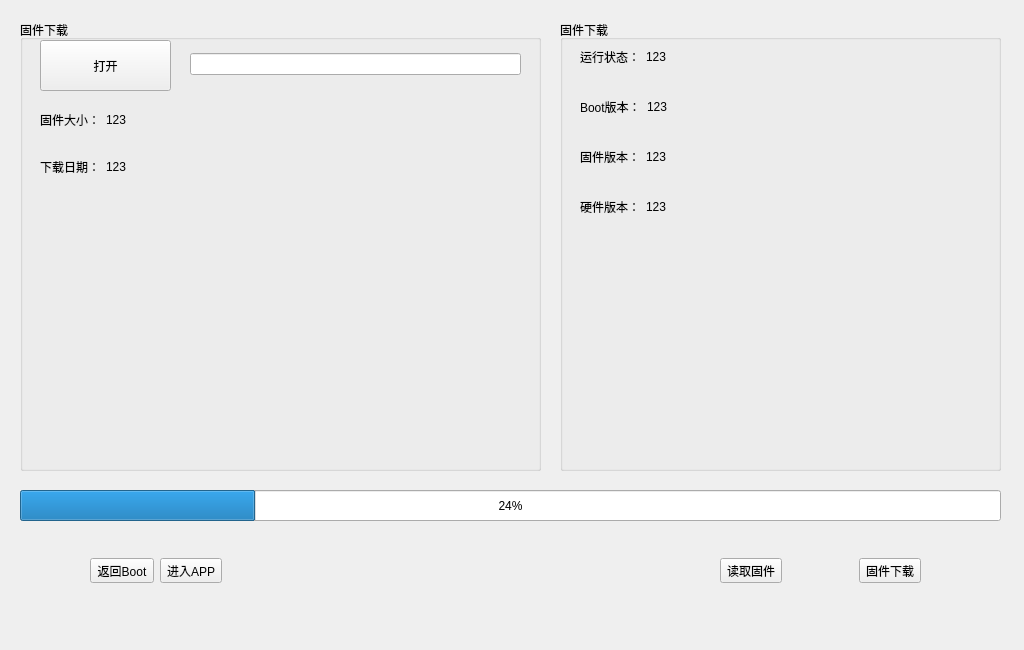
<?xml version="1.0" encoding="UTF-8"?>
<ui version="4.0">
 <class>SCFirmwareUpgrade</class>
 <widget class="QWidget" name="SCFirmwareUpgrade">
  <property name="geometry">
   <rect>
    <x>0</x>
    <y>0</y>
    <width>1024</width>
    <height>650</height>
   </rect>
  </property>
  <property name="windowTitle">
   <string>Form</string>
  </property>
  <widget class="QGroupBox" name="groupBox">
   <property name="geometry">
    <rect>
     <x>20</x>
     <y>20</y>
     <width>521</width>
     <height>451</height>
    </rect>
   </property>
   <property name="title">
    <string>固件下载</string>
   </property>
   <widget class="QToolButton" name="tbnOpenFile">
    <property name="geometry">
     <rect>
      <x>20</x>
      <y>20</y>
      <width>131</width>
      <height>51</height>
     </rect>
    </property>
    <property name="text">
     <string>打开</string>
    </property>
   </widget>
   <widget class="QWidget" name="">
    <property name="geometry">
     <rect>
      <x>170</x>
      <y>19</y>
      <width>331</width>
      <height>51</height>
     </rect>
    </property>
    <layout class="QGridLayout" name="gridLayout_5">
     <item row="1" column="0">
      <widget class="QLineEdit" name="leFileAddress"/>
     </item>
     <item row="0" column="0">
      <spacer name="verticalSpacer">
       <property name="orientation">
        <enum>Qt::Vertical</enum>
       </property>
       <property name="sizeHint" stdset="0">
        <size>
         <width>20</width>
         <height>40</height>
        </size>
       </property>
      </spacer>
     </item>
     <item row="2" column="0">
      <spacer name="verticalSpacer_2">
       <property name="orientation">
        <enum>Qt::Vertical</enum>
       </property>
       <property name="sizeHint" stdset="0">
        <size>
         <width>20</width>
         <height>40</height>
        </size>
       </property>
      </spacer>
     </item>
    </layout>
   </widget>
   <widget class="QWidget" name="">
    <property name="geometry">
     <rect>
      <x>20</x>
      <y>83</y>
      <width>191</width>
      <height>34</height>
     </rect>
    </property>
    <layout class="QGridLayout" name="gridLayout_6">
     <item row="1" column="1">
      <widget class="QLabel" name="lbFirmwareSize">
       <property name="text">
        <string>123</string>
       </property>
      </widget>
     </item>
     <item row="1" column="0">
      <widget class="QLabel" name="label">
       <property name="text">
        <string>固件大小：</string>
       </property>
      </widget>
     </item>
     <item row="0" column="1">
      <spacer name="verticalSpacer_7">
       <property name="orientation">
        <enum>Qt::Vertical</enum>
       </property>
       <property name="sizeHint" stdset="0">
        <size>
         <width>20</width>
         <height>40</height>
        </size>
       </property>
      </spacer>
     </item>
     <item row="1" column="2">
      <spacer name="horizontalSpacer_13">
       <property name="orientation">
        <enum>Qt::Horizontal</enum>
       </property>
       <property name="sizeHint" stdset="0">
        <size>
         <width>40</width>
         <height>20</height>
        </size>
       </property>
      </spacer>
     </item>
     <item row="2" column="1">
      <spacer name="verticalSpacer_8">
       <property name="orientation">
        <enum>Qt::Vertical</enum>
       </property>
       <property name="sizeHint" stdset="0">
        <size>
         <width>20</width>
         <height>40</height>
        </size>
       </property>
      </spacer>
     </item>
    </layout>
   </widget>
   <widget class="QWidget" name="">
    <property name="geometry">
     <rect>
      <x>20</x>
      <y>130</y>
      <width>191</width>
      <height>34</height>
     </rect>
    </property>
    <layout class="QGridLayout" name="gridLayout_7">
     <item row="1" column="1">
      <widget class="QLabel" name="lbDateTime">
       <property name="text">
        <string>123</string>
       </property>
      </widget>
     </item>
     <item row="0" column="1">
      <spacer name="verticalSpacer_9">
       <property name="orientation">
        <enum>Qt::Vertical</enum>
       </property>
       <property name="sizeHint" stdset="0">
        <size>
         <width>20</width>
         <height>40</height>
        </size>
       </property>
      </spacer>
     </item>
     <item row="1" column="0">
      <widget class="QLabel" name="label_2">
       <property name="text">
        <string>下载日期：</string>
       </property>
      </widget>
     </item>
     <item row="1" column="2">
      <spacer name="horizontalSpacer_12">
       <property name="orientation">
        <enum>Qt::Horizontal</enum>
       </property>
       <property name="sizeHint" stdset="0">
        <size>
         <width>40</width>
         <height>20</height>
        </size>
       </property>
      </spacer>
     </item>
     <item row="2" column="1">
      <spacer name="verticalSpacer_10">
       <property name="orientation">
        <enum>Qt::Vertical</enum>
       </property>
       <property name="sizeHint" stdset="0">
        <size>
         <width>20</width>
         <height>40</height>
        </size>
       </property>
      </spacer>
     </item>
    </layout>
   </widget>
  </widget>
  <widget class="QGroupBox" name="groupBox_2">
   <property name="geometry">
    <rect>
     <x>560</x>
     <y>20</y>
     <width>441</width>
     <height>451</height>
    </rect>
   </property>
   <property name="title">
    <string>固件下载</string>
   </property>
   <widget class="QWidget" name="">
    <property name="geometry">
     <rect>
      <x>20</x>
      <y>170</y>
      <width>211</width>
      <height>34</height>
     </rect>
    </property>
    <layout class="QGridLayout" name="gridLayout">
     <item row="1" column="2">
      <spacer name="horizontalSpacer_8">
       <property name="orientation">
        <enum>Qt::Horizontal</enum>
       </property>
       <property name="sizeHint" stdset="0">
        <size>
         <width>40</width>
         <height>20</height>
        </size>
       </property>
      </spacer>
     </item>
     <item row="1" column="1">
      <widget class="QLabel" name="leHardware">
       <property name="text">
        <string>123</string>
       </property>
      </widget>
     </item>
     <item row="1" column="0">
      <widget class="QLabel" name="label_11">
       <property name="text">
        <string>硬件版本：</string>
       </property>
      </widget>
     </item>
     <item row="0" column="2">
      <spacer name="verticalSpacer_17">
       <property name="orientation">
        <enum>Qt::Vertical</enum>
       </property>
       <property name="sizeHint" stdset="0">
        <size>
         <width>20</width>
         <height>40</height>
        </size>
       </property>
      </spacer>
     </item>
     <item row="2" column="2">
      <spacer name="verticalSpacer_18">
       <property name="orientation">
        <enum>Qt::Vertical</enum>
       </property>
       <property name="sizeHint" stdset="0">
        <size>
         <width>20</width>
         <height>40</height>
        </size>
       </property>
      </spacer>
     </item>
    </layout>
   </widget>
   <widget class="QWidget" name="">
    <property name="geometry">
     <rect>
      <x>20</x>
      <y>120</y>
      <width>211</width>
      <height>34</height>
     </rect>
    </property>
    <layout class="QGridLayout" name="gridLayout_2">
     <item row="1" column="2">
      <spacer name="horizontalSpacer_7">
       <property name="orientation">
        <enum>Qt::Horizontal</enum>
       </property>
       <property name="sizeHint" stdset="0">
        <size>
         <width>40</width>
         <height>20</height>
        </size>
       </property>
      </spacer>
     </item>
     <item row="1" column="1">
      <widget class="QLabel" name="leFirmware">
       <property name="text">
        <string>123</string>
       </property>
      </widget>
     </item>
     <item row="1" column="0">
      <widget class="QLabel" name="label_9">
       <property name="text">
        <string>固件版本：</string>
       </property>
      </widget>
     </item>
     <item row="0" column="2">
      <spacer name="verticalSpacer_15">
       <property name="orientation">
        <enum>Qt::Vertical</enum>
       </property>
       <property name="sizeHint" stdset="0">
        <size>
         <width>20</width>
         <height>40</height>
        </size>
       </property>
      </spacer>
     </item>
     <item row="2" column="2">
      <spacer name="verticalSpacer_16">
       <property name="orientation">
        <enum>Qt::Vertical</enum>
       </property>
       <property name="sizeHint" stdset="0">
        <size>
         <width>20</width>
         <height>40</height>
        </size>
       </property>
      </spacer>
     </item>
    </layout>
   </widget>
   <widget class="QWidget" name="">
    <property name="geometry">
     <rect>
      <x>20</x>
      <y>70</y>
      <width>211</width>
      <height>34</height>
     </rect>
    </property>
    <layout class="QGridLayout" name="gridLayout_3">
     <item row="0" column="2">
      <spacer name="verticalSpacer_13">
       <property name="orientation">
        <enum>Qt::Vertical</enum>
       </property>
       <property name="sizeHint" stdset="0">
        <size>
         <width>20</width>
         <height>40</height>
        </size>
       </property>
      </spacer>
     </item>
     <item row="1" column="2">
      <spacer name="horizontalSpacer_6">
       <property name="orientation">
        <enum>Qt::Horizontal</enum>
       </property>
       <property name="sizeHint" stdset="0">
        <size>
         <width>40</width>
         <height>20</height>
        </size>
       </property>
      </spacer>
     </item>
     <item row="1" column="1">
      <widget class="QLabel" name="leBoot">
       <property name="text">
        <string>123</string>
       </property>
      </widget>
     </item>
     <item row="1" column="0">
      <widget class="QLabel" name="label_7">
       <property name="text">
        <string>Boot版本：</string>
       </property>
      </widget>
     </item>
     <item row="2" column="2">
      <spacer name="verticalSpacer_14">
       <property name="orientation">
        <enum>Qt::Vertical</enum>
       </property>
       <property name="sizeHint" stdset="0">
        <size>
         <width>20</width>
         <height>40</height>
        </size>
       </property>
      </spacer>
     </item>
    </layout>
   </widget>
   <widget class="QWidget" name="">
    <property name="geometry">
     <rect>
      <x>20</x>
      <y>20</y>
      <width>211</width>
      <height>34</height>
     </rect>
    </property>
    <layout class="QGridLayout" name="gridLayout_4">
     <item row="0" column="2">
      <spacer name="verticalSpacer_11">
       <property name="orientation">
        <enum>Qt::Vertical</enum>
       </property>
       <property name="sizeHint" stdset="0">
        <size>
         <width>20</width>
         <height>40</height>
        </size>
       </property>
      </spacer>
     </item>
     <item row="1" column="2">
      <spacer name="horizontalSpacer_5">
       <property name="orientation">
        <enum>Qt::Horizontal</enum>
       </property>
       <property name="sizeHint" stdset="0">
        <size>
         <width>40</width>
         <height>20</height>
        </size>
       </property>
      </spacer>
     </item>
     <item row="1" column="1">
      <widget class="QLabel" name="leProgramState">
       <property name="text">
        <string>123</string>
       </property>
      </widget>
     </item>
     <item row="1" column="0">
      <widget class="QLabel" name="label_5">
       <property name="text">
        <string>运行状态：</string>
       </property>
      </widget>
     </item>
     <item row="2" column="2">
      <spacer name="verticalSpacer_12">
       <property name="orientation">
        <enum>Qt::Vertical</enum>
       </property>
       <property name="sizeHint" stdset="0">
        <size>
         <width>20</width>
         <height>40</height>
        </size>
       </property>
      </spacer>
     </item>
    </layout>
   </widget>
  </widget>
  <widget class="QProgressBar" name="progressBar">
   <property name="geometry">
    <rect>
     <x>20</x>
     <y>490</y>
     <width>981</width>
     <height>31</height>
    </rect>
   </property>
   <property name="value">
    <number>24</number>
   </property>
  </widget>
  <widget class="QWidget" name="">
   <property name="geometry">
    <rect>
     <x>650</x>
     <y>550</y>
     <width>341</width>
     <height>41</height>
    </rect>
   </property>
   <layout class="QGridLayout" name="gridLayout_8">
    <item row="1" column="3">
     <widget class="QToolButton" name="tbnDownload">
      <property name="text">
       <string>固件下载</string>
      </property>
     </widget>
    </item>
    <item row="1" column="1">
     <widget class="QToolButton" name="tbnReadFirmwareInfo">
      <property name="text">
       <string>读取固件</string>
      </property>
     </widget>
    </item>
    <item row="2" column="3">
     <spacer name="verticalSpacer_4">
      <property name="orientation">
       <enum>Qt::Vertical</enum>
      </property>
      <property name="sizeHint" stdset="0">
       <size>
        <width>20</width>
        <height>40</height>
       </size>
      </property>
     </spacer>
    </item>
    <item row="1" column="4">
     <spacer name="horizontalSpacer_16">
      <property name="orientation">
       <enum>Qt::Horizontal</enum>
      </property>
      <property name="sizeHint" stdset="0">
       <size>
        <width>40</width>
        <height>20</height>
       </size>
      </property>
     </spacer>
    </item>
    <item row="1" column="0">
     <spacer name="horizontalSpacer_15">
      <property name="orientation">
       <enum>Qt::Horizontal</enum>
      </property>
      <property name="sizeHint" stdset="0">
       <size>
        <width>40</width>
        <height>20</height>
       </size>
      </property>
     </spacer>
    </item>
    <item row="0" column="1">
     <spacer name="verticalSpacer_3">
      <property name="orientation">
       <enum>Qt::Vertical</enum>
      </property>
      <property name="sizeHint" stdset="0">
       <size>
        <width>20</width>
        <height>40</height>
       </size>
      </property>
     </spacer>
    </item>
    <item row="1" column="2">
     <spacer name="horizontalSpacer">
      <property name="orientation">
       <enum>Qt::Horizontal</enum>
      </property>
      <property name="sizeHint" stdset="0">
       <size>
        <width>40</width>
        <height>20</height>
       </size>
      </property>
     </spacer>
    </item>
   </layout>
  </widget>
  <widget class="QWidget" name="">
   <property name="geometry">
    <rect>
     <x>20</x>
     <y>550</y>
     <width>271</width>
     <height>41</height>
    </rect>
   </property>
   <layout class="QGridLayout" name="gridLayout_9">
    <item row="1" column="3">
     <spacer name="horizontalSpacer_18">
      <property name="orientation">
       <enum>Qt::Horizontal</enum>
      </property>
      <property name="sizeHint" stdset="0">
       <size>
        <width>40</width>
        <height>20</height>
       </size>
      </property>
     </spacer>
    </item>
    <item row="0" column="1">
     <spacer name="verticalSpacer_5">
      <property name="orientation">
       <enum>Qt::Vertical</enum>
      </property>
      <property name="sizeHint" stdset="0">
       <size>
        <width>20</width>
        <height>40</height>
       </size>
      </property>
     </spacer>
    </item>
    <item row="1" column="2">
     <widget class="QToolButton" name="tbnEnterAPP">
      <property name="text">
       <string>进入APP</string>
      </property>
     </widget>
    </item>
    <item row="1" column="1">
     <widget class="QToolButton" name="tbnReturnBootLoader">
      <property name="text">
       <string>返回Boot</string>
      </property>
     </widget>
    </item>
    <item row="1" column="0">
     <spacer name="horizontalSpacer_17">
      <property name="orientation">
       <enum>Qt::Horizontal</enum>
      </property>
      <property name="sizeHint" stdset="0">
       <size>
        <width>40</width>
        <height>20</height>
       </size>
      </property>
     </spacer>
    </item>
    <item row="2" column="2">
     <spacer name="verticalSpacer_6">
      <property name="orientation">
       <enum>Qt::Vertical</enum>
      </property>
      <property name="sizeHint" stdset="0">
       <size>
        <width>20</width>
        <height>40</height>
       </size>
      </property>
     </spacer>
    </item>
   </layout>
  </widget>
 </widget>
 <resources/>
 <connections/>
</ui>
